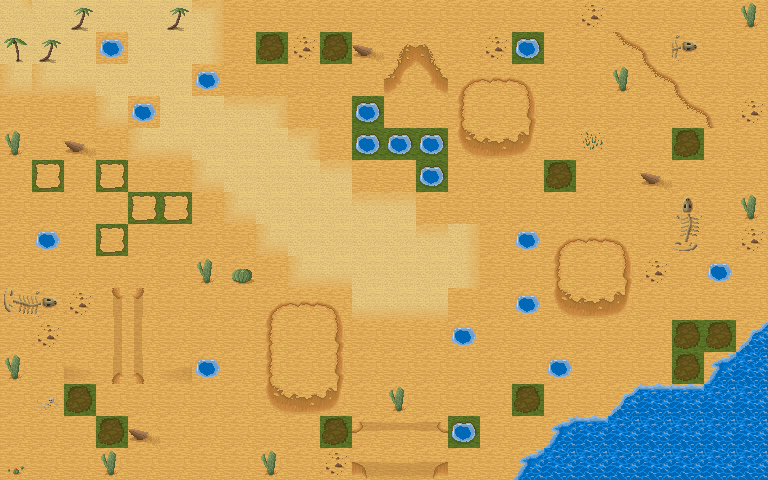

This is a level from a 2D game, rendered from its Tiled map with the project's own tilesets. A one-line summary and the complete map file follow:
An orthogonal 24x15 tile map with 32x32 px tiles, 3 tile layers (Background, Wall, entities).

<map version="1.5" tiledversion="1.7.2" orientation="orthogonal" renderorder="right-down" width="24" height="15" tilewidth="32" tileheight="32" infinite="0" nextlayerid="4" nextobjectid="1">
 <editorsettings>
  <export target="level3.lua" format="lua" />
 </editorsettings>
 <tileset firstgid="1" name="Outdoor" tilewidth="32" tileheight="32" tilecount="350" columns="10">
  <image source="../Buildings/SSCAPTileset/Outdoor.png" width="320" height="1120" />
 </tileset>
 <layer id="1" name="Background" width="24" height="15">
  <data encoding="csv">
250,237,250,237,237,237,228,298,298,298,298,298,298,298,298,298,298,298,330,300,298,298,298,298,
237,237,237,237,237,237,238,298,298,330,298,329,298,298,298,330,298,298,298,298,338,339,298,298,
246,246,247,237,237,237,238,298,298,298,298,298,298,298,299,299,299,298,298,298,298,298,298,298,
298,298,298,246,237,237,237,227,228,298,298,298,298,298,299,302,299,298,298,298,298,298,300,330,
298,298,329,298,246,247,237,237,237,228,298,298,298,298,299,299,299,298,320,298,298,298,298,298,
298,300,298,298,298,298,246,237,237,237,227,298,298,298,298,298,298,330,298,298,329,298,298,298,
298,298,298,298,298,298,298,246,237,237,237,227,227,298,298,298,298,298,298,298,298,318,298,298,
298,298,298,299,299,299,298,298,246,237,237,237,237,227,238,298,298,298,298,298,298,328,298,330,
298,298,298,299,299,299,298,298,298,246,247,237,237,237,238,298,298,298,298,298,330,298,298,298,
338,339,330,294,295,299,298,298,298,298,298,247,247,247,298,298,298,299,299,299,298,298,298,298,
298,330,298,304,305,298,298,298,298,300,298,298,298,298,298,298,298,299,299,299,298,298,298,298,
298,298,341,314,315,342,298,298,298,298,298,298,298,298,298,298,298,299,299,299,298,298,298,298,
298,340,298,298,298,298,298,298,298,298,298,298,298,298,298,298,298,298,298,298,298,298,298,298,
298,298,298,298,329,298,298,298,298,298,298,321,322,323,298,298,298,298,298,298,298,298,298,298,
310,298,298,298,298,298,298,298,298,298,330,331,332,333,298,298,298,298,298,298,298,298,298,298
</data>
 </layer>
 <layer id="2" name="Wall" width="24" height="15">
  <data encoding="csv">
0,0,349,0,0,349,0,0,0,0,0,0,0,0,0,0,0,0,0,0,0,0,0,308,
350,349,0,0,0,0,0,0,0,0,0,0,326,327,0,0,0,0,0,307,297,0,0,0,
0,0,0,0,0,0,0,0,0,0,0,0,336,337,291,292,293,0,0,308,307,297,0,0,
0,0,0,0,0,0,0,0,0,0,0,0,0,0,301,302,303,0,0,0,0,307,297,0,
308,0,0,0,0,0,0,0,0,0,0,0,0,0,311,312,313,0,0,0,0,0,0,0,
0,0,0,0,0,0,0,0,0,0,0,0,0,0,0,0,0,0,0,0,0,0,0,0,
0,0,0,0,0,0,0,0,0,0,0,0,0,0,0,0,0,0,0,0,0,0,0,308,
0,0,0,0,0,0,0,0,0,0,0,0,0,0,0,0,0,291,292,293,0,0,0,0,
0,0,0,0,0,0,308,309,0,0,0,0,0,0,0,0,0,301,302,303,0,0,0,0,
0,0,0,0,0,0,0,0,291,292,293,0,0,0,0,0,0,311,312,313,0,0,0,0,
0,0,0,0,0,0,0,0,301,302,303,0,0,0,0,0,0,0,0,0,0,0,0,209,
308,0,0,0,0,0,0,0,301,302,303,0,0,0,0,0,0,0,0,0,0,0,196,207,
0,0,0,0,0,0,0,0,311,312,313,0,308,0,0,0,0,0,0,209,197,197,207,207,
0,0,0,0,0,0,0,0,0,0,0,0,0,0,0,0,0,196,197,207,207,207,207,207,
0,0,0,308,0,0,0,0,308,0,0,0,0,0,0,0,196,207,207,207,207,207,207,207
</data>
 </layer>
 <layer id="3" name="entities" width="24" height="15">
  <data encoding="csv">
0,0,0,0,0,0,0,0,0,0,0,0,0,0,0,0,0,0,0,0,0,0,0,0,
0,0,0,186,0,0,0,0,16,0,16,0,0,0,0,0,146,0,0,0,0,0,0,0,
0,0,0,0,0,0,186,0,0,0,0,0,0,0,0,0,0,0,0,0,0,0,0,0,
0,0,0,0,186,0,0,0,0,0,0,146,0,0,0,0,0,0,0,0,0,0,0,0,
0,0,0,0,0,0,0,0,0,0,0,146,146,146,0,0,0,0,0,0,0,16,0,0,
0,171,0,171,0,0,0,0,0,0,0,0,0,146,0,0,0,16,0,0,0,0,0,0,
0,0,0,0,171,171,0,0,0,0,0,0,0,0,0,0,0,0,0,0,0,0,0,0,
0,186,0,171,0,0,0,0,0,0,0,0,0,0,0,0,186,0,0,0,0,0,0,0,
0,0,0,0,0,0,0,0,0,0,0,0,0,0,0,0,0,0,0,0,0,0,186,0,
0,0,0,0,0,0,0,0,0,0,0,0,0,0,0,0,186,0,0,0,0,0,0,0,
0,0,0,0,0,0,0,0,0,0,0,0,0,0,186,0,0,0,0,0,0,16,16,0,
0,0,0,0,0,0,186,0,0,0,0,0,0,0,0,0,0,186,0,0,0,16,0,0,
0,0,16,0,0,0,0,0,0,0,0,0,0,0,0,0,16,0,0,0,0,0,0,0,
0,0,0,16,0,0,0,0,0,0,16,0,0,0,146,0,0,0,0,0,0,0,0,0,
0,0,0,0,0,0,0,0,0,0,0,0,0,0,0,0,0,0,0,0,0,0,0,0
</data>
 </layer>
</map>
